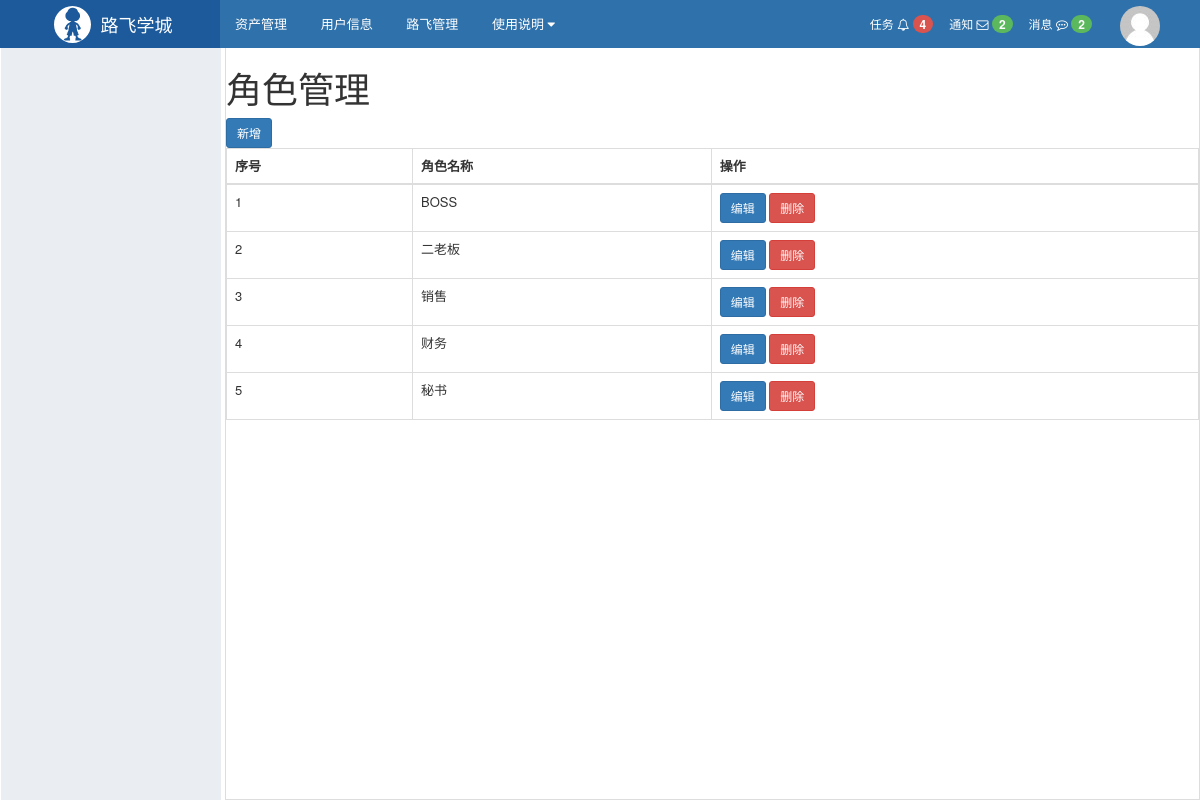
The app's page /rbac/role/list/, older data.
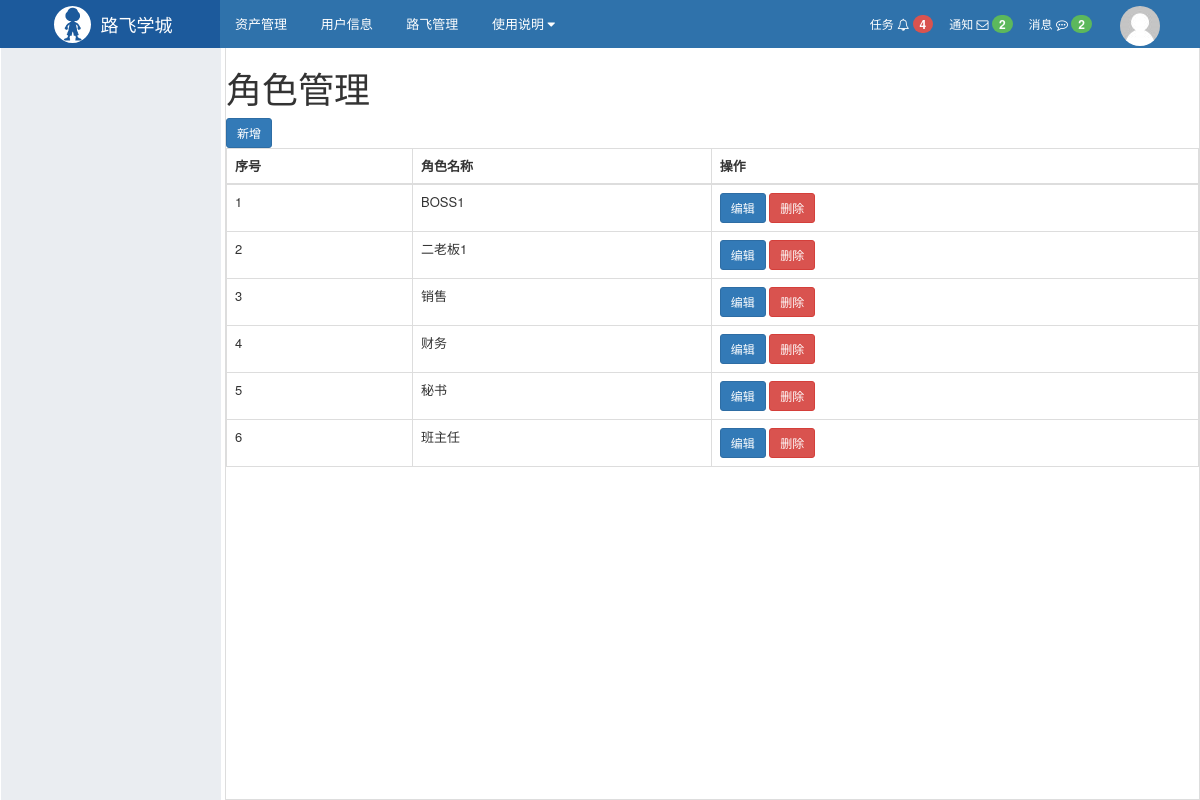
The same page, newer data.
### rbac/models.py (models this page shows, shortened)
class Role(models.Model):
    name = models.CharField('角色名称', max_length=32)
    permissions = models.ManyToManyField('Permission', verbose_name='角色所拥有的权限', blank=True)

### rbac/views.py (the view)
def role_list(request):
    all_roles = models.Role.objects.all()
    return render(request, 'rbac/role_list.html', {'all_roles': all_roles})

### rbac/templates/rbac/role_list.html
{% extends 'layout.html' %}
{% block content %}
    <h1>角色管理</h1>
                        <a href="{% url 'role_add' %}" class="btn btn-sm btn-primary">新增</a>
    <table class="table table-bordered table-hover">
        <thead>
        <tr>
            <th>序号</th>
            <th>角色名称</th>
            <th>操作</th>
        </tr>
        </thead>
        <tbody>
        {% for role in all_roles %}
            <tr>
                <td>{{ forloop.counter }}</td>
                <td>{{ role.name }}</td>
                <td>
                    <a href="{% url 'role_edit' role.pk %}" class="btn btn-sm btn-primary">编辑</a>
                    <a href="" class="btn btn-sm btn-danger">删除</a>
                </td>
            </tr>
        {% endfor %}
        </tbody>
    </table>
{% endblock %}

Row changes from the older to the newer data that the page shows:
changed Role: name "BOSS" → "BOSS1"
changed Role: name "二老板" → "二老板1"
added Role: name "班主任"
